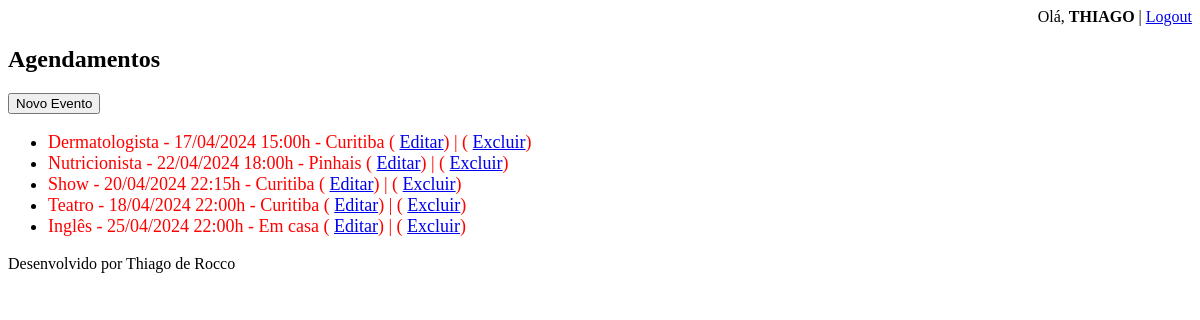
The app's page /agenda/ (signed in), older data.
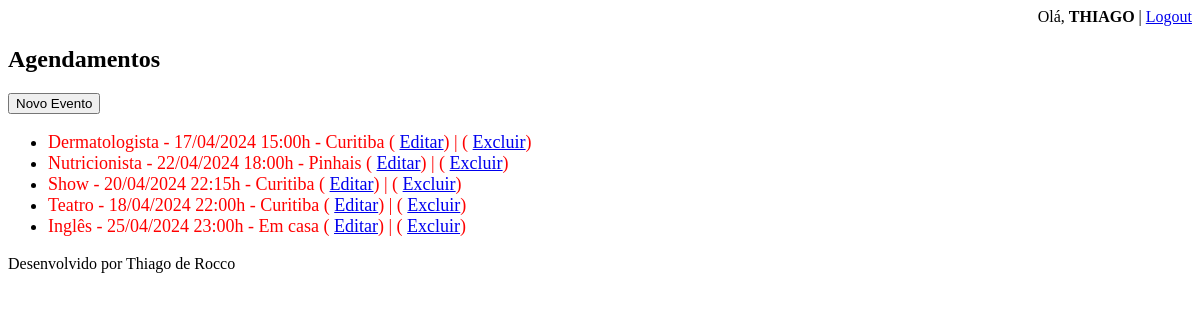
The same page, newer data.
### core/models.py (models this page shows, shortened)
class Evento(models.Model):
    titulo = models.CharField(max_length=100)
    descricao = models.TextField(blank=True, null=True)
    local = models.CharField(max_length=100, blank=True, null=True)
    data_evento = models.DateTimeField(verbose_name='Data do Evento')
    data_criacao = models.DateTimeField(auto_now=True)
    usuario = models.ForeignKey(User, on_delete=models.CASCADE)
    class Meta:
        db_table = 'evento'
    def get_data_evento(self):
        return self.data_evento.strftime('%d/%m/%Y %H:%Mh')
    def get_evento_atrasado(self):
        if self.data_evento < datetime.now():
            return True
        else:
            return False
    def get_evento_uma_hora(self):
        agora = datetime.now()
        diferenca = self.data_evento-agora
        if timedelta(minutes=0) <= diferenca <= timedelta(hours=1):
            return True
        else:
            return False

### core/views.py (the view)
# urls.py: path('agenda/', views.lista_eventos),
@login_required(login_url='/login/')
def lista_eventos(request):
    usuario = request.user
    evento = Evento.objects.filter(usuario=usuario)#,
    dados = {'eventos': evento,'usuario':usuario}
    return render(request, 'agenda.html', dados)

### templates/agenda.html (shortened to what this page needs)
{% extends "model-page.html" %}
{% block content %}
    <h2>Agendamentos</h2>
    <a href="evento/">
        <button type="button">Novo Evento</button>
    </a>
    <ul style="font-size: 18px;">
        {% for evento in eventos %}
            <li>
                <div style=
                             {% if evento.get_evento_atrasado %}
                                "color: red;"
                             {% endif %}
                >
                    {{ evento.titulo }} - {{ evento.get_data_evento }} - {{ evento.local }}
                    ( <a href="evento/?id={{ evento.id }}">Editar</a>) |
                    ( <a href="evento/delete/{{ evento.id }}">Excluir</a>)
                </div>
            </li>
        {% endfor %}
    </ul>
{% endblock %}

Row changes from the older to the newer data that the page shows:
changed Evento "Inglês": get_data_evento "25/04/2024 22:00h" → "25/04/2024 23:00h"
